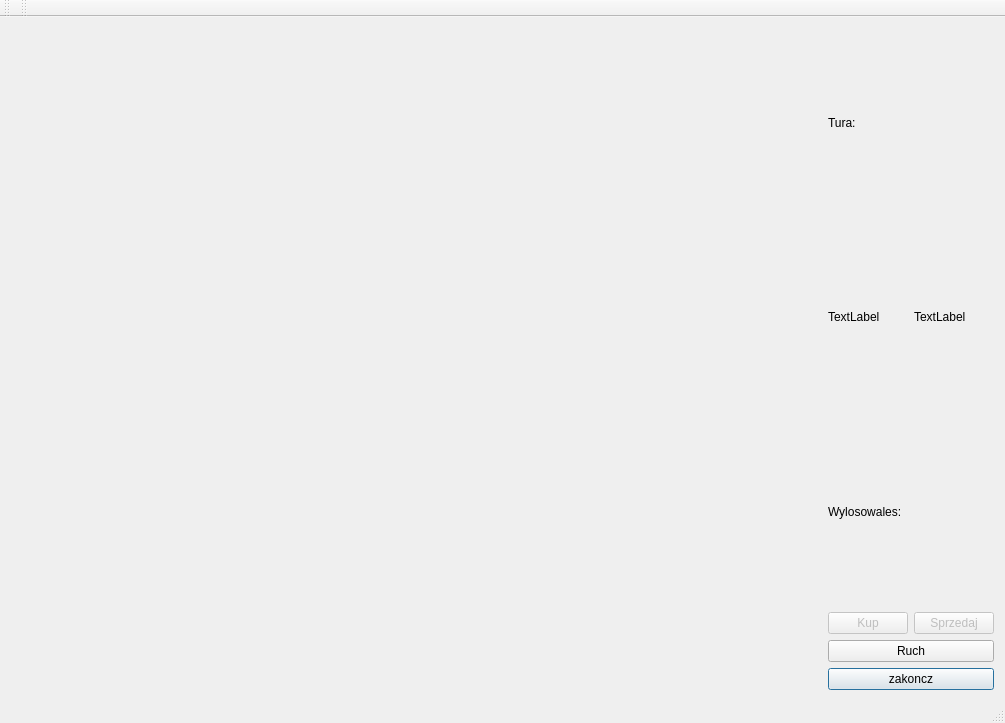
<?xml version="1.0" encoding="UTF-8"?>
<ui version="4.0">
 <class>MainWindow</class>
 <widget class="QMainWindow" name="MainWindow">
  <property name="geometry">
   <rect>
    <x>0</x>
    <y>0</y>
    <width>1005</width>
    <height>723</height>
   </rect>
  </property>
  <property name="sizePolicy">
   <sizepolicy hsizetype="Preferred" vsizetype="Preferred">
    <horstretch>0</horstretch>
    <verstretch>0</verstretch>
   </sizepolicy>
  </property>
  <property name="baseSize">
   <size>
    <width>1300</width>
    <height>800</height>
   </size>
  </property>
  <property name="windowTitle">
   <string>MainWindow</string>
  </property>
  <widget class="QWidget" name="centralWidget">
   <layout class="QHBoxLayout" name="horizontalLayout_4">
    <item>
     <layout class="QGridLayout" name="gridLayout">
      <item row="0" column="0">
       <spacer name="horizontalSpacer">
        <property name="orientation">
         <enum>Qt::Horizontal</enum>
        </property>
        <property name="sizeHint" stdset="0">
         <size>
          <width>40</width>
          <height>20</height>
         </size>
        </property>
       </spacer>
      </item>
     </layout>
    </item>
    <item>
     <layout class="QVBoxLayout" name="verticalLayout_2">
      <item>
       <widget class="QLabel" name="lTura">
        <property name="text">
         <string>Tura:</string>
        </property>
       </widget>
      </item>
      <item>
       <layout class="QHBoxLayout" name="horizontalLayout_2">
        <item>
         <widget class="QLabel" name="lCash1">
          <property name="text">
           <string>TextLabel</string>
          </property>
         </widget>
        </item>
        <item>
         <widget class="QLabel" name="lCash2">
          <property name="text">
           <string>TextLabel</string>
          </property>
         </widget>
        </item>
       </layout>
      </item>
      <item>
       <widget class="QLabel" name="lDice">
        <property name="text">
         <string>Wylosowales:</string>
        </property>
       </widget>
      </item>
      <item>
       <layout class="QVBoxLayout" name="verticalLayout">
        <item>
         <layout class="QHBoxLayout" name="horizontalLayout">
          <item>
           <widget class="QPushButton" name="bBuy">
            <property name="enabled">
             <bool>false</bool>
            </property>
            <property name="text">
             <string>Kup</string>
            </property>
           </widget>
          </item>
          <item>
           <widget class="QPushButton" name="bSell">
            <property name="enabled">
             <bool>false</bool>
            </property>
            <property name="text">
             <string>Sprzedaj</string>
            </property>
           </widget>
          </item>
         </layout>
        </item>
        <item>
         <widget class="QPushButton" name="bMove">
          <property name="text">
           <string>Ruch</string>
          </property>
          <property name="flat">
           <bool>false</bool>
          </property>
         </widget>
        </item>
        <item>
         <widget class="QPushButton" name="bEnd">
          <property name="text">
           <string>zakoncz</string>
          </property>
          <property name="default">
           <bool>true</bool>
          </property>
          <property name="flat">
           <bool>false</bool>
          </property>
         </widget>
        </item>
       </layout>
      </item>
     </layout>
    </item>
   </layout>
  </widget>
  <widget class="QMenuBar" name="menuBar">
   <property name="geometry">
    <rect>
     <x>0</x>
     <y>0</y>
     <width>1005</width>
     <height>26</height>
    </rect>
   </property>
  </widget>
  <widget class="QToolBar" name="mainToolBar">
   <attribute name="toolBarArea">
    <enum>TopToolBarArea</enum>
   </attribute>
   <attribute name="toolBarBreak">
    <bool>false</bool>
   </attribute>
  </widget>
  <widget class="QStatusBar" name="statusBar"/>
  <widget class="QToolBar" name="toolBar">
   <property name="windowTitle">
    <string>toolBar</string>
   </property>
   <attribute name="toolBarArea">
    <enum>TopToolBarArea</enum>
   </attribute>
   <attribute name="toolBarBreak">
    <bool>false</bool>
   </attribute>
  </widget>
 </widget>
 <layoutdefault spacing="6" margin="11"/>
 <tabstops>
  <tabstop>bSell</tabstop>
  <tabstop>bBuy</tabstop>
  <tabstop>bMove</tabstop>
  <tabstop>bEnd</tabstop>
 </tabstops>
 <resources/>
 <connections/>
</ui>
